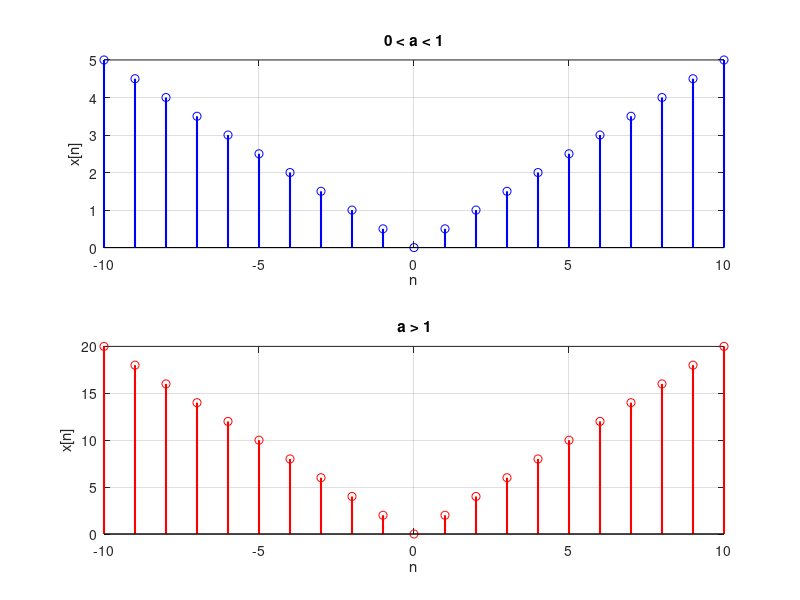

Recreate this plot in MATLAB.
% Define the range of n
n = -10:10;

% Define different values of a
a1 = 0.5;  % a < 1
a2 = 2;    % a > 1

% Calculate the signal values for both a1 and a2
x1 = a1 * abs(n);
x2 = a2 * abs(n);

% Plot
figure;

% Plot for a < 1
subplot(2, 1, 1);
stem(n, x1, 'b', 'LineWidth', 1.5);
xlabel('n');
ylabel('x[n]');
title('0 < a < 1');
grid on;

% Plot for a > 1
subplot(2, 1, 2);
stem(n, x2, 'r', 'LineWidth', 1.5);
xlabel('n');
ylabel('x[n]');
title('a > 1');
grid on;
